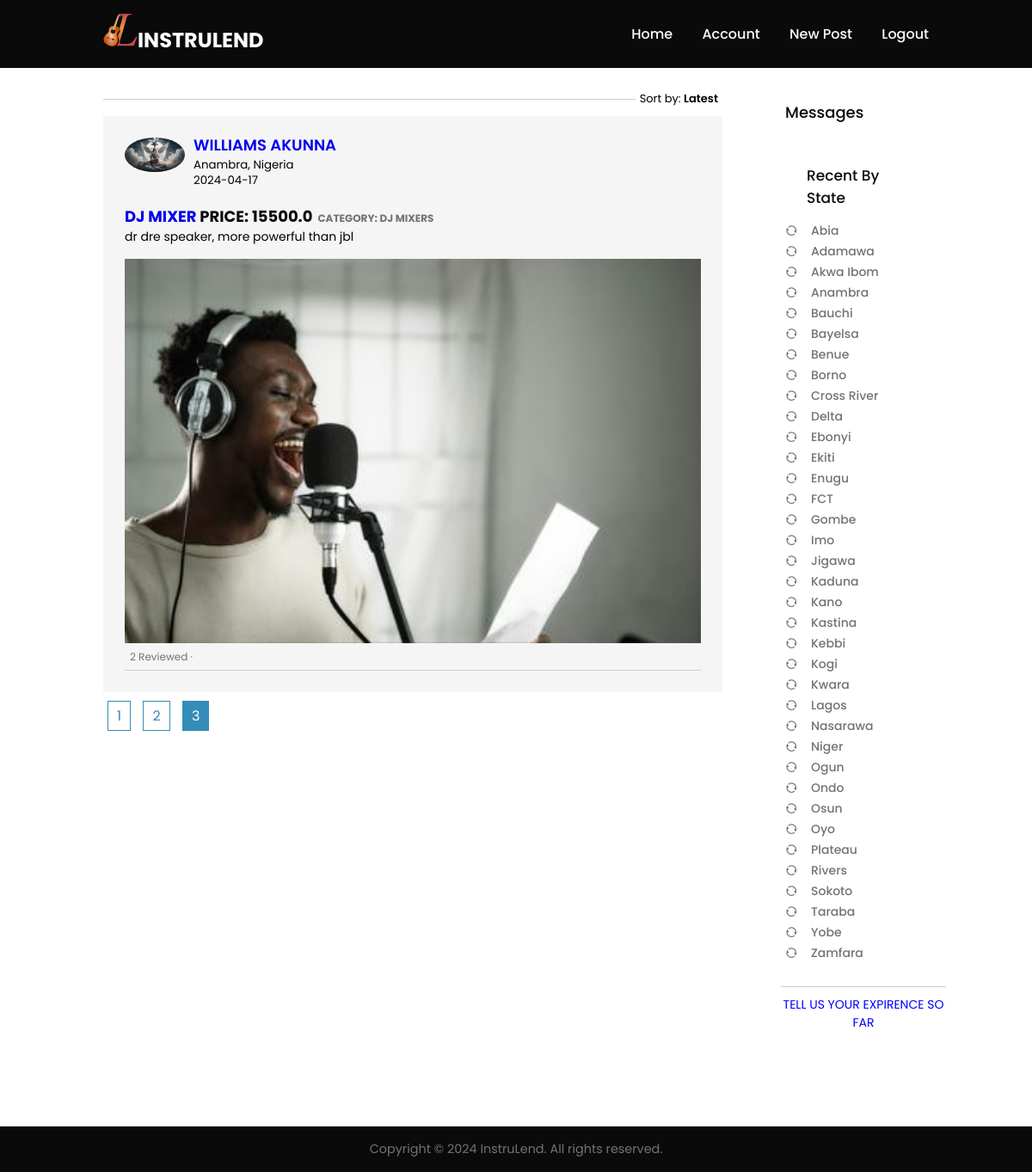
/home?page=3 (signed in), run on an earlier commit of the app's database.
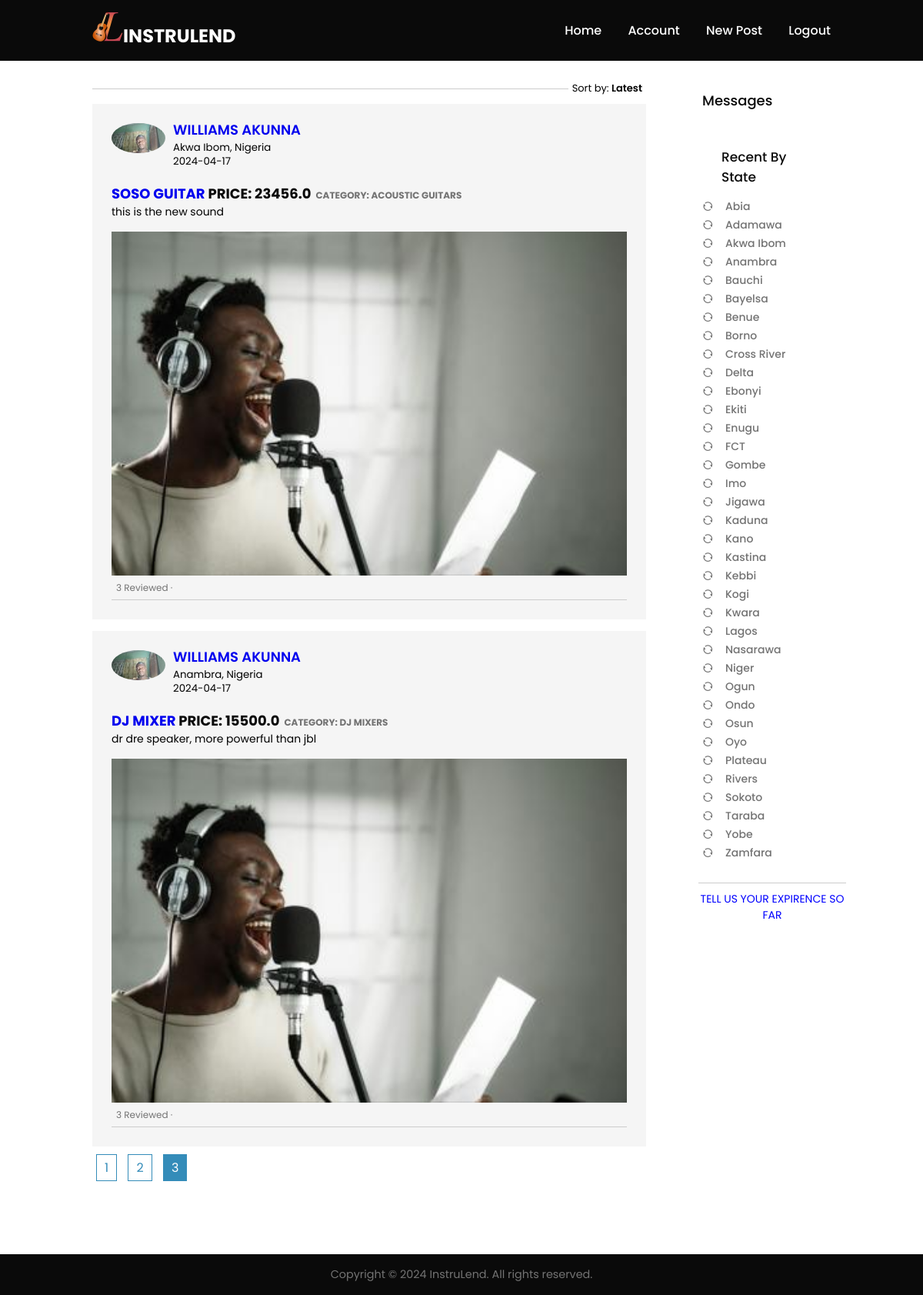
And on a later commit of the database.
### app/models.py (models this page shows, shortened)
class Post(db.Model):
    id = db.Column(db.Integer, primary_key=True)
    title = db.Column(db.String(50), nullable=False)
    description = db.Column(db.String(200), nullable=False)
    category = db.Column(db.String(100), nullable=False)
    price = db.Column(db.Float, nullable=False)
    city = db.Column(db.String(50), nullable=False)
    country = db.Column(db.String(10), nullable=False, default='Nigeria')
    date_posted = db.Column(db.DateTime, nullable=False, default=datetime.utcnow)
    image_file = db.Column(db.String(50), nullable=False)
    availability = db.Column(db.Boolean, nullable=False, default=True)
    user_id = db.Column(db.Integer, db.ForeignKey('user.id'), nullable=False)
    rented = db.relationship('Agreement', backref='author5', lazy=True)

class User(db.Model, UserMixin):
    id = db.Column(db.Integer, primary_key=True)
    first_name = db.Column(db.String(100), nullable=False)
    last_name = db.Column(db.String(100), nullable=False)
    email = db.Column(db.String(255), unique=True, nullable=False)
    phone_number = db.Column(db.String(15), unique=True, nullable=False)
    city = db.Column(db.String(50))
    country = db.Column(db.String(10), nullable=False, default='Nigeria')
    password = db.Column(db.String(60), nullable=False)
    verification_number = db.Column(db.String(25), unique=True)
    verified_user = db.Column(db.Boolean, nullable=False, default=False)
    created_at = db.Column(db.DateTime, nullable=False, default=datetime.utcnow)
    image_file = db.Column(db.String(50), nullable=False, default='default.jpg')
    posts = db.relationship('Post', backref='author', lazy=True)
    reviewer = db.relationship('Review', foreign_keys='Review.user_id', backref='author1', lazy=True)
    reviewed = db.relationship('Review', foreign_keys='Review.author_id', backref='author2', lazy=True)
    rented = db.relationship('Agreement', backref='author4', lazy=True)
    expirence = db.relationship('Expirence', backref='author6', lazy=True)
    chats_user1 = db.relationship('Chat', backref='user1', foreign_keys='Chat.user1_id', lazy=True)
    chats_user2 = db.relationship('Chat', backref='user2', foreign_keys='Chat.user2_id', lazy=True)
    message = db.relationship('Message', backref='author7', lazy=True)

### app/main/routes.py (the view)
@main.route("/home")
@login_required
def home():
    page = request.args.get('page', 1, type=int)
    posts = Post.query.order_by(Post.date_posted.desc()).paginate(per_page=5)
    reviews = Review.query.all()
    post_review_counts = {}
    for post in posts:
        review_count = Review.query.filter_by(author_id=post.author.id).count()
        post_review_counts[post.id] = review_count
    return render_template('home.html', posts=posts, reviews=reviews, post_review_counts=post_review_counts, page=page)

### app/models.py (called while the page is built)
@login_manager.user_loader
def load_user(user_id):
    return User.query.get(int(user_id))

### app/templates/home.html (shortened to what this page needs)
{% extends "base.html" %}
{% block content %}
  <div class="container-home">
    <div class="main-content">
      <div class="sort-by">
        <hr>
        <p>Sort by: <span>Latest</span></p>
      </div>
      {% for post in posts.items %}
        <div class="post-container">
          <div class="post-author">
            <img src="{{ url_for('static', filename='images/profile_pic/' + post.author.image_file) }}" alt="">
            <div>
              <h1><a href="{{ url_for('users.user_posts', user_id=post.author.id )}}">{{ post.author.first_name }} {{ post.author.last_name }}</a></h1>
              <small>{{ post.city }}, {{ post.country }}</small>
              <small>{{ post.date_posted.strftime('%Y-%m-%d') }}</small>
            </div>
          </div>
          <h1><a href="{{ url_for('posts.post', post_id=post.id) }}">{{ post.title }}</a>  Price: {{ post.price }}<span>category: {{ post.category }}</span></h1>
          <p>{{ post.description }}</p>
          <img src="{{ url_for('static', filename='images/post_pic/' + post.image_file) }}" width="100%">
          <div class="post-stats">
            <div>
              <span class="Reviewed">{{ post_review_counts.get(post.id, 0) }} Reviewed &middot;</span>
            </div>
          </div>
          <div class="post-activity">
          </div>
        </div>
      {% endfor %}
      {% for page_num in posts.iter_pages(left_edge=1, right_edge=1, left_current=1, right_current=2) %}
        {% if page_num %}
          {% if posts.page == page_num %}
            <a class="btn-page_nume" href="{{ url_for('main.home', page=page_num) }}">{{ page_num }}</a>
          {% else %}
            <a class="btn-page_num" href="{{ url_for('main.home', page=page_num) }}">{{ page_num }}</a>
          {% endif %}
        {% else %}
          ...
        {% endif %}
      {% endfor %}
    </div>
    <div class="right-sidebar">
      <h3><a href="{{ url_for('messages.chats') }}">Messages</a></h3>
      <div class="sidebar-activity">
        <h3>Recent By State</h3>
        <a href="#"><i class="ri-refresh-line"></i>Abia</a>
        <a href="#"><i class="ri-refresh-line"></i>Adamawa</a>
        <a href="#"><i class="ri-refresh-line"></i>Akwa Ibom</a>
        <a href="#"><i class="ri-refresh-line"></i>Anambra</a>
        <a href="#"><i class="ri-refresh-line"></i>Bauchi</a>
        <a href="#"><i class="ri-refresh-line"></i>Bayelsa</a>
        <a href="#"><i class="ri-refresh-line"></i>Benue</a>
        <a href="#"><i class="ri-refresh-line"></i>Borno</a>
        <a href="#"><i class="ri-refresh-line"></i>Cross River</a>
        <a href="#"><i class="ri-refresh-line"></i>Delta</a>
        <a href="#"><i class="ri-refresh-line"></i>Ebonyi</a>
        <a href="#"><i class="ri-refresh-line"></i>Ekiti</a>
        <a href="#"><i class="ri-refresh-line"></i>Enugu</a>
        <a href="#"><i class="ri-refresh-line"></i>FCT</a>
        <a href="#"><i class="ri-refresh-line"></i>Gombe</a>
        <a href="#"><i class="ri-refresh-line"></i>Imo</a>
        <a href="#"><i class="ri-refresh-line"></i>Jigawa</a>
        <a href="#"><i class="ri-refresh-line"></i>Kaduna</a>
        <a href="#"><i class="ri-refresh-line"></i>Kano</a>
        <a href="#"><i class="ri-refresh-line"></i>Kastina</a>
        <a href="#"><i class="ri-refresh-line"></i>Kebbi</a>
        <a href="#"><i class="ri-refresh-line"></i>Kogi</a>
        <a href="#"><i class="ri-refresh-line"></i>Kwara</a>
        <a href="#"><i class="ri-refresh-line"></i>Lagos</a>
        <a href="#"><i class="ri-refresh-line"></i>Nasarawa</a>
        <a href="#"><i class="ri-refresh-line"></i>Niger</a>
        <a href="#"><i class="ri-refresh-line"></i>Ogun</a>
        <a href="#"><i class="ri-refresh-line"></i>Ondo</a>
        <a href="#"><i class="ri-refresh-line"></i>Osun</a>
        <a href="#"><i class="ri-refresh-line"></i>Oyo</a>
        <a href="#"><i class="ri-refresh-line"></i>Plateau</a>
        <a href="#"><i class="ri-refresh-line"></i>Rivers</a>
        <a href="#"><i class="ri-refresh-line"></i>Sokoto</a>
        <a href="#"><i class="ri-refresh-line"></i>Taraba</a>
        <a href="#"><i class="ri-refresh-line"></i>Yobe</a>
        <a href="#"><i class="ri-refresh-line"></i>Zamfara</a>
      </div>
      <div class="review-us">
        <a href="{{ url_for('reviews.expirence') }}">Tell Us your Expirence so far</a>
      </div>
    </div>
  </div>
{% endblock %}

### app/templates/base.html (shortened to what this page needs)
<!DOCTYPE html>
<html lang="en">
  <head>
    <link rel="stylesheet" href="https://cdn.jsdelivr.net/npm/swiper@11/swiper-bundle.min.css"/>
    <link rel="stylesheet" href="https://cdnjs.cloudflare.com/ajax/libs/font-awesome/6.5.1/css/all.min.css" />
    <link href="https://cdn.jsdelivr.net/npm/remixicon@4.2.0/fonts/remixicon.css" rel="stylesheet"/>
    <link rel="stylesheet" href="https://cdnjs.cloudflare.com/ajax/libs/font-awesome/5.15.3/css/all.min.css">
    <link rel="stylesheet" href="https://pro.fontawesome.com/releases/v5.10.0/css/all.css">
    <link rel="stylesheet" href="{{ url_for('static', filename='css/index.css') }}">
    <link rel="stylesheet" href="{{ url_for('static', filename='css/styles.css') }}">
</head>
<body>
    <header class="header">
        <a href="{{ url_for('main.index') }}" class="brand"><img src="{{ url_for('static', filename='images/website_pic/package/logo.png') }}">InstruLend</a>
        <div class="navigation">
            <div class="navigation-items">
              {% if current_user.is_authenticated %}
                <a class="nav-link active" aria-current="page" href="{{ url_for('main.home') }}">Home</a>
                <a class="nav-link active" aria-current="page" href="{{ url_for('users.account') }}">Account</a>
                <a class="nav-link active" aria-current="page" href="{{ url_for('posts.new_post') }}">New Post</a>
                <a class="nav-link" href="{{ url_for('users.logout') }}">Logout</a>
              {% else %}
                <a class="nav-link" href="{{ url_for('main.about') }}">About</a>
                <a class="nav-link" href="{{ url_for('users.login') }}">Login</a>
                <a class="nav-link" href="{{ url_for('users.register') }}">SignUp</a>
              {% endif %}
            </div>
        </div>
    </header>
    <section>
      {% block content %}{% endblock %}
    </section>
    <footer class="footer">
      <div class="footer_bar">
          Copyright &copy; 2024 InstruLend. All rights reserved.
      </div>
  </footer>
</body>
</html>

### app/static/css/index.css (style rules this page uses)
:root { --text-dark: #0a0a0a; --text-light: #737373; --extra-light: #f5f5f5; --white: #ffffff; --max-width: 1200px; }
* { margin: 0; padding: 0; box-sizing: border-box; font-family: "Poppins", sans-serif; }
html, body { scroll-behavior: smooth; }
header { z-index: 999; position: absolute; top: 0; left: 0; width: 100%; display: flex; justify-content: space-between; align-items: center; padding: 15px 120px; transition: 0.5s ease; background-color: var(--text-dark); }
header .brand { color: #fff; font-size: 1.5rem; font-weight: 700; text-transform: uppercase; text-decoration: none; }
header .navigation { position: relative; }
header .navigation .navigation-items a { position: relative; color: #fff; font-size: 1em; font-weight: 500; text-decoration: none; margin-left: 30px; transition: 0.3s ease; }
header .navigation .navigation-items a::before { content: " "; position: absolute; background: #fff; width: 0; height: 3px; bottom: 0; left: 0; transition: 0.3s ease; }
header a img { height: 40px; display: inline-block; }
section { padding: 100px 120px; }
.footer { background-color: var(--text-dark); }
.footer_bar { padding: 1rem; font-size: 0.9rem; color: var(--text-light); text-align: center; }
.about-pages h2, h3 { margin-bottom: 8px; }
.container-home { display: flex; flex-wrap: wrap; justify-content: space-between; }
.main-content { flex-basis: 75%; }
.right-sidebar { flex-basis: 20%; align-self: flex-start; position: sticky; top: 73px; }
.right-sidebar h3 { font-size: 18px; font-weight: 500; margin: 20px 0 10px; padding: 5px 25px; margin: 12px 0; }
.right-sidebar h3 a { text-decoration: none; color: var(--text-dark); }
.sidebar-activity { padding: 5px 25px; margin: 12px 0; }
.sidebar-activity h3 { color: var(--text-dark); font-size: 17px; font-weight: 500; margin: 20px 0 10px; }
.sidebar-activity a { display: flex; align-items: center; font-size: 14px; font-weight: 500; color: var(--text-light); margin: 3px 0; text-decoration: none; }
.sidebar-activity a i { width: 20px; margin-right: 10px; }
.review-us { border-top: 1px solid #ccc; text-align: center; margin-top: 20px; margin-left: 20px; margin-right: -20px; }
.review-us a { color: blue; text-decoration: none; font-size: 14px; text-transform: uppercase; display: inline-block; margin: 10px 0; }
.sort-by { display: flex; align-items: center; margin: 10 0; }
.sort-by hr { flex: 1; border: 0; height: 1px; background: #ccc; }
.sort-by p { font-size: 13px; padding: 5px; }
.sort-by p span { font-weight: 600; cursor: pointer; }
.post-container { background-color: #f5f5f5; padding: 20px 25px 5px; margin: 5px 0 15px; }
.post-author { display: flex; align-items: flex-start; margin-bottom: 20px; }
.post-author img { width: 70px; border-radius: 50%; margin-right: 10px; margin-top: 5px; }
.post-author h1 { font-size: 18px; font-weight: 600; color: var(--text-light); }
.post-author small { display: block; margin-bottom: -2px; }
.post-container h1 { font-size: 18px; color: var(--text-dark); text-transform: uppercase; }
.post-container h1 a { text-decoration: none; }
.post-container span { color: var(--text-light); font-size: 12px; margin-left: 6px; }
.post-container p { font-size: 14px; margin-bottom: 15px; }
.post-stats { display: flex; flex-wrap: wrap; align-items: center; justify-content: space-between; font-size: 12px; border-bottom: 1px solid #ccc; padding-bottom: 6px; }
.post-stats div { display: flex; align-items: center; cursor: pointer; }
.post-activity { display: flex; align-items: center; justify-content: space-around; padding: 10px 0; font-size: 14px; font-weight: 500; width: 50%; }
.btn-page_nume { background: rgb(52, 140, 185); padding: 5px 10px; color: #fff; border: 1px solid rgb(52, 140, 185); text-decoration: none; margin: 5px; }
.btn-page_num { background: #fff; padding: 5px 10px; color: rgb(52, 140, 185); border: 1px solid rgb(52, 140, 185); text-decoration: none; margin: 5px; }

What changed in the data, as far as the page shows it:
now on this page (row unchanged): Post: image_file (picture), author.first_name "WILLIAMS", author.last_name "AKUNNA", city "Akwa Ibom", country "Nigeria", date_posted "2024-04-17", title "SOSO GUITAR", price "23456.0", category "ACOUSTIC GUITARS", description "this is the new sound", get "3"
changed through a linked row, Post "DJ MIXER": image_file: picture added in place of a placeholder; get "2" → "3"
